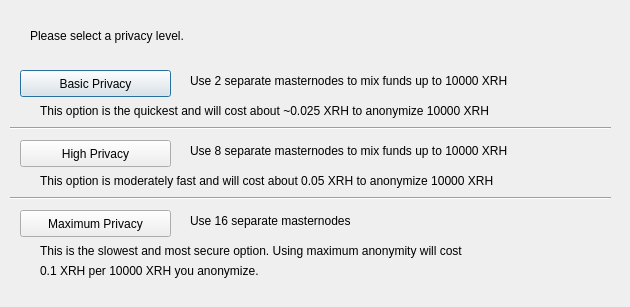
<?xml version="1.0" encoding="UTF-8"?>
<ui version="4.0">
 <class>CoinMixingConfig</class>
 <widget class="QDialog" name="CoinMixingConfig">
  <property name="geometry">
   <rect>
    <x>0</x>
    <y>0</y>
    <width>630</width>
    <height>307</height>
   </rect>
  </property>
  <property name="windowTitle">
   <string>Configure CoinMixing</string>
  </property>
  <widget class="QPushButton" name="buttonBasic">
   <property name="geometry">
    <rect>
     <x>20</x>
     <y>70</y>
     <width>151</width>
     <height>27</height>
    </rect>
   </property>
   <property name="text">
    <string>Basic Privacy</string>
   </property>
  </widget>
  <widget class="QPushButton" name="buttonHigh">
   <property name="geometry">
    <rect>
     <x>20</x>
     <y>140</y>
     <width>151</width>
     <height>27</height>
    </rect>
   </property>
   <property name="text">
    <string>High Privacy</string>
   </property>
  </widget>
  <widget class="QPushButton" name="buttonMax">
   <property name="geometry">
    <rect>
     <x>20</x>
     <y>210</y>
     <width>151</width>
     <height>27</height>
    </rect>
   </property>
   <property name="text">
    <string>Maximum Privacy</string>
   </property>
  </widget>
  <widget class="QLabel" name="label">
   <property name="geometry">
    <rect>
     <x>30</x>
     <y>20</y>
     <width>571</width>
     <height>31</height>
    </rect>
   </property>
   <property name="text">
    <string>Please select a privacy level.</string>
   </property>
  </widget>
  <widget class="QLabel" name="label_2">
   <property name="geometry">
    <rect>
     <x>190</x>
     <y>70</y>
     <width>421</width>
     <height>21</height>
    </rect>
   </property>
   <property name="text">
    <string>Use 2 separate masternodes to mix funds up to 10000 XRH</string>
   </property>
  </widget>
  <widget class="QLabel" name="label_3">
   <property name="geometry">
    <rect>
     <x>190</x>
     <y>140</y>
     <width>411</width>
     <height>21</height>
    </rect>
   </property>
   <property name="text">
    <string>Use 8 separate masternodes to mix funds up to 10000 XRH</string>
   </property>
  </widget>
  <widget class="QLabel" name="label_4">
   <property name="geometry">
    <rect>
     <x>190</x>
     <y>210</y>
     <width>421</width>
     <height>21</height>
    </rect>
   </property>
   <property name="text">
    <string>Use 16 separate masternodes</string>
   </property>
  </widget>
  <widget class="QLabel" name="label_6">
   <property name="geometry">
    <rect>
     <x>40</x>
     <y>100</y>
     <width>561</width>
     <height>21</height>
    </rect>
   </property>
   <property name="text">
    <string>This option is the quickest and will cost about ~0.025 XRH to anonymize 10000 XRH</string>
   </property>
  </widget>
  <widget class="QLabel" name="label_7">
   <property name="geometry">
    <rect>
     <x>40</x>
     <y>170</y>
     <width>561</width>
     <height>21</height>
    </rect>
   </property>
   <property name="text">
    <string>This option is moderately fast and will cost about 0.05 XRH to anonymize 10000 XRH</string>
   </property>
  </widget>
  <widget class="QLabel" name="label_8">
   <property name="geometry">
    <rect>
     <x>40</x>
     <y>240</y>
     <width>561</width>
     <height>21</height>
    </rect>
   </property>
   <property name="text">
    <string>This is the slowest and most secure option. Using maximum anonymity will cost</string>
   </property>
  </widget>
  <widget class="QLabel" name="label_9">
   <property name="geometry">
    <rect>
     <x>40</x>
     <y>260</y>
     <width>561</width>
     <height>21</height>
    </rect>
   </property>
   <property name="text">
    <string>0.1 XRH per 10000 XRH you anonymize.</string>
   </property>
  </widget>
  <widget class="Line" name="line">
   <property name="geometry">
    <rect>
     <x>10</x>
     <y>120</y>
     <width>601</width>
     <height>16</height>
    </rect>
   </property>
   <property name="orientation">
    <enum>Qt::Horizontal</enum>
   </property>
  </widget>
  <widget class="Line" name="line_2">
   <property name="geometry">
    <rect>
     <x>10</x>
     <y>190</y>
     <width>601</width>
     <height>16</height>
    </rect>
   </property>
   <property name="orientation">
    <enum>Qt::Horizontal</enum>
   </property>
  </widget>
 </widget>
 <resources/>
 <connections/>
</ui>
